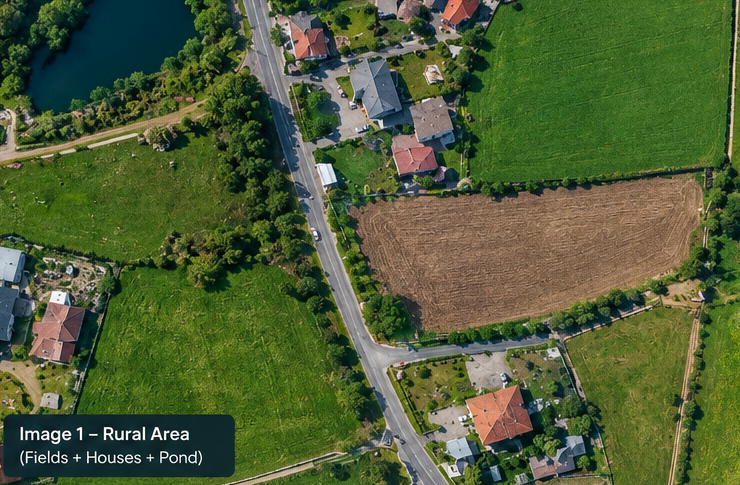
#> input picture test_assets/image_a_rural.png, 740 x 485 px, found by its file name
$ python test_water_filter.py
#> lines starting #> are read from the running program, lines starting #| are printed output that depends on the picture; after the words box and inside, x2 and y2 are one past the last pixel; in counts of white or black regions, pixels touching at a corner belong together
import cv2
import numpy as np

images = [
    ("A_rural", "test_assets/image_a_rural.png"),
    ("B_urban", "test_assets/image_b_urban.png"),
    ("C_coastal", "test_assets/image_c_coastal.png"),
    ("D_agricultural", "test_assets/image_d_agricultural.png")
]

for label, path in images:
    img = cv2.imread(path)
#> img is the input picture: shape (485, 740, 3); mean B, G, R 54.1, 94.2, 79.4
    h, w = img.shape[:2]
#> h = 485; w = 740
    total_area = float(w * h)
#> total_area = 358900

    hsv = cv2.cvtColor(img, cv2.COLOR_BGR2HSV)
#> hsv: shape (485, 740, 3); mean H, S, V 49.7, 145.9, 100.7
    b = img[:, :, 0].astype(np.float32)
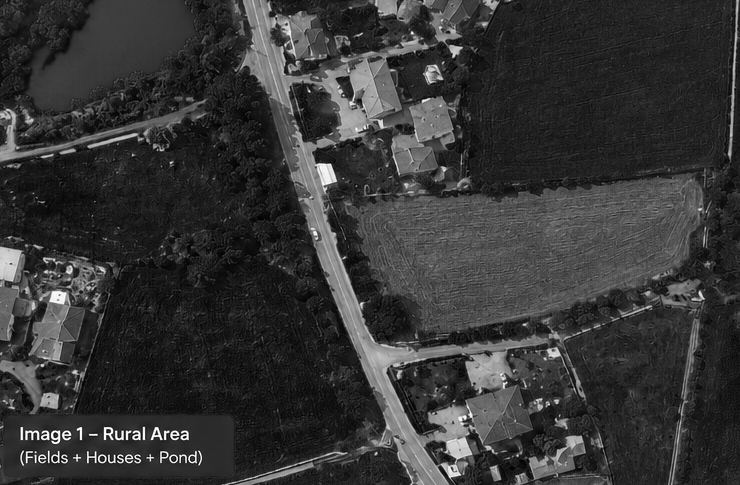
#> b: shape (485, 740) float32; min 0, max 255, mean 54.1
    g = img[:, :, 1].astype(np.float32)
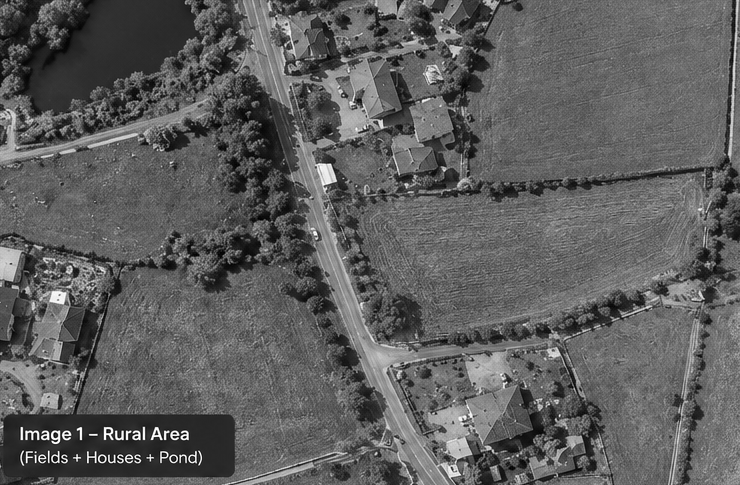
#> g: shape (485, 740) float32; min 0, max 255, mean 94.2
    r = img[:, :, 2].astype(np.float32)
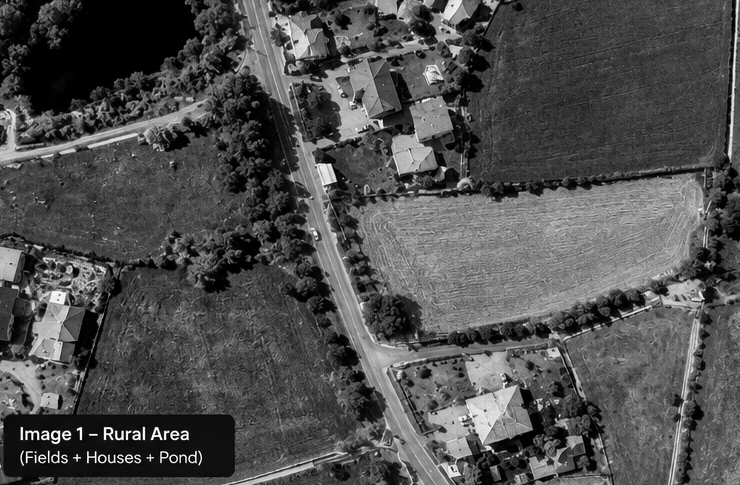
#> r: shape (485, 740) float32; min 0, max 255, mean 79.4

    # Spectral water filter: must have low red, high blue dominance
    is_water = (hsv[:, :, 0] >= 85) & (hsv[:, :, 0] <= 135) & (hsv[:, :, 1] >= 75) & (b > r * 1.5 + 20) & (b >= g - 10) & (r < 28)
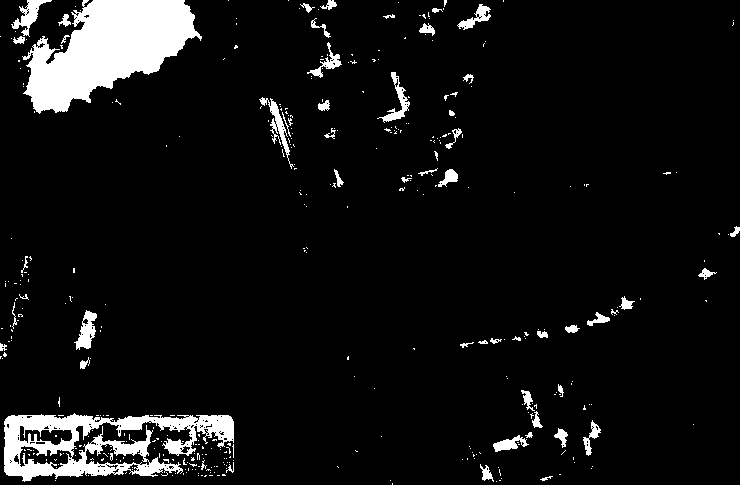
#> is_water: shape (485, 740) bool; 7.1% white; 388 white regions (333 under 20 px), largest, box (x1, y1, x2, y2) and area: (22, 0, 202, 114) 11438, (4, 413, 234, 482) 7416, (11, 0, 52, 37) 496
    water_mask_raw = is_water.astype(np.uint8) * 255

    kernel_w = cv2.getStructuringElement(cv2.MORPH_ELLIPSE, (11, 11))
    water_clean = cv2.morphologyEx(water_mask_raw, cv2.MORPH_OPEN, kernel_w)
#> water_clean: shape (485, 740); 4.2% white; 15 white regions, largest, box (x1, y1, x2, y2) and area: (27, 0, 195, 112) 10956, (4, 414, 90, 461) 1447, (4, 462, 54, 480) 606
    water_clean = cv2.morphologyEx(water_clean, cv2.MORPH_CLOSE, cv2.getStructuringElement(cv2.MORPH_ELLIPSE, (15, 15)))
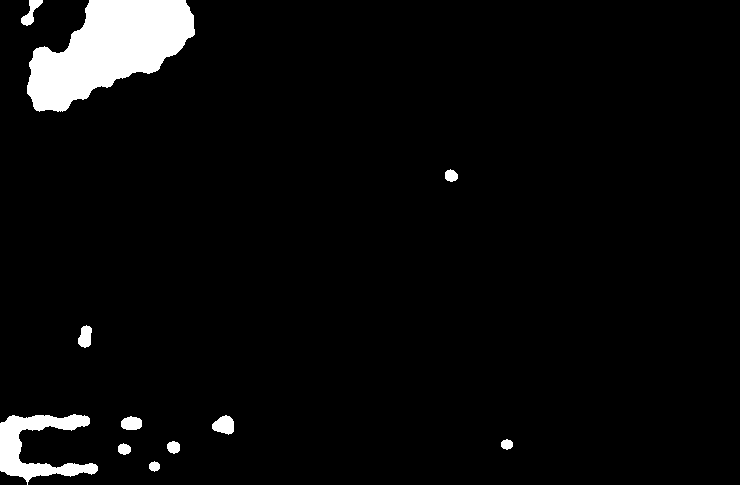
#> water_clean: shape (485, 740); 4.3% white; 11 white regions

    gray = cv2.cvtColor(img, cv2.COLOR_BGR2GRAY)
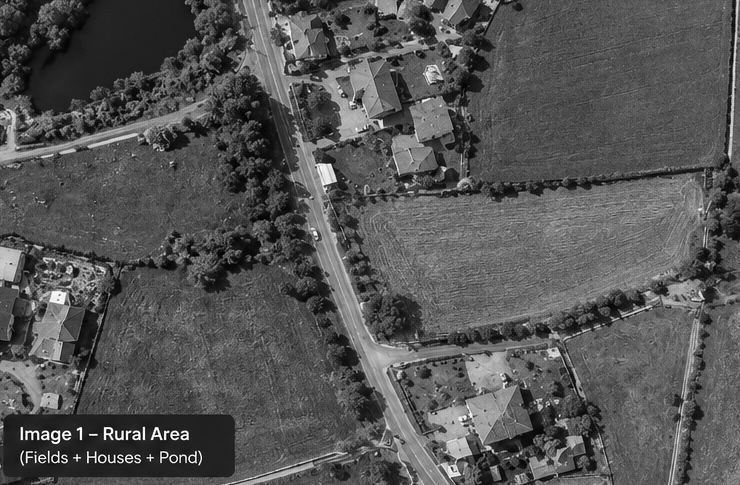
#> gray: shape (485, 740); min 0, max 255, mean 85.2
    cnts, _ = cv2.findContours(water_clean, cv2.RETR_EXTERNAL, cv2.CHAIN_APPROX_SIMPLE)
#> cnts = 11 contours; largest, box (x1, y1, x2, y2) and area: (27, 0, 195, 112) 10883, (0, 414, 98, 485) 2684, (212, 415, 234, 435) 284, (121, 416, 142, 430) 212, (78, 325, 92, 348) 208

    verified_water = []
    for c in cnts:
        area = cv2.contourArea(c)
        if area < max(600, total_area * 0.005):
            continue
        mask_c = np.zeros((h, w), dtype=np.uint8)
        cv2.drawContours(mask_c, [c], -1, 255, -1)
        pts_gray = gray[mask_c > 0]
        std_val = float(np.std(pts_gray))
        mean_r = float(np.mean(r[mask_c > 0]))
        mean_b = float(np.mean(b[mask_c > 0]))
        rect = cv2.minAreaRect(c)
        rw, rh = rect[1]
        aspect = max(rw, rh) / max(1.0, min(rw, rh))

        # Smooth surface check (water is specular and smooth, unlike rough ground or shadow)
        if std_val < 26.0 and mean_r < 20.0:
            verified_water.append((round(area), round(std_val, 1), round(mean_b, 1), round(mean_r, 1), round(aspect, 1)))
#> this loop made 11 passes
#> area on passes 1, 2, 3, 4, 5, 6, 8, 9, 11: 74, 100.5, 113.5, 84, 212.5, 283.5, 208.5, 110, 207.5
#> (area, std_val, mean_r, mean_b, rect, rw, rh, aspect) on passes 7, 10: (2683.5, 18.62, 18.93, 46.18, ((48.19, 449), (97.05, 69.24), -0.939), 97.05, 69.24, 1.4), (10883, 5.53, 0.659, 55.51, ((105.1, 42.8), (183.3, 91.39), -23.43), 183.3, 91.39, 2.01)
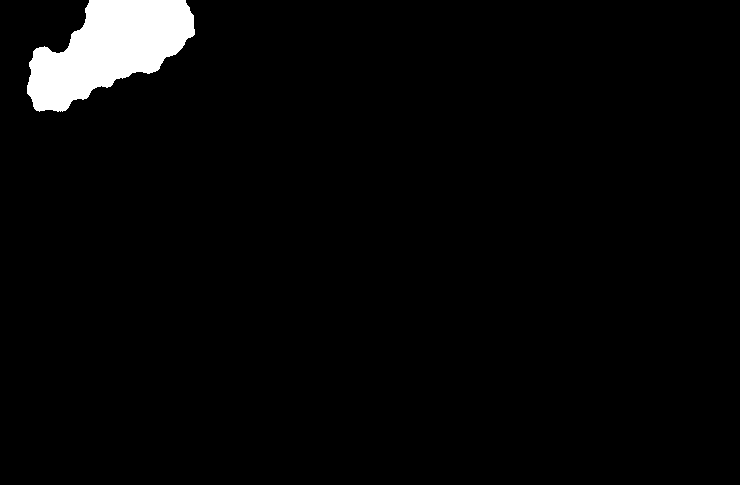
#> mask_c: shape (485, 740); 3.1% white; 1 white region, box (x1, y1, x2, y2) and area: (27, 0, 195, 112) 11109
#> after the loop, verified_water = [(2684, 18.6, 46.2, 18.9, 1.4), (10883, 5.5, 55.5, 0.7, 2)]

    print(f"=== {label} Water Bodies: {len(verified_water)} ===")
#| === A_rural Water Bodies: 2 ===
    for vw in verified_water:
        print(f"  Area={vw[0]} ({vw[0]/total_area*100:.1f}%), std={vw[1]}, B={vw[2]}, R={vw[3]}, aspect={vw[4]}")
#> this loop made 2 passes
#|   Area=2684 (0.7%), std=18.6, B=46.2, R=18.9, aspect=1.4
#|   Area=10883 (3.0%), std=5.5, B=55.5, R=0.7, aspect=2.0
#> pass 2 of the loop `for label, path in images:`:
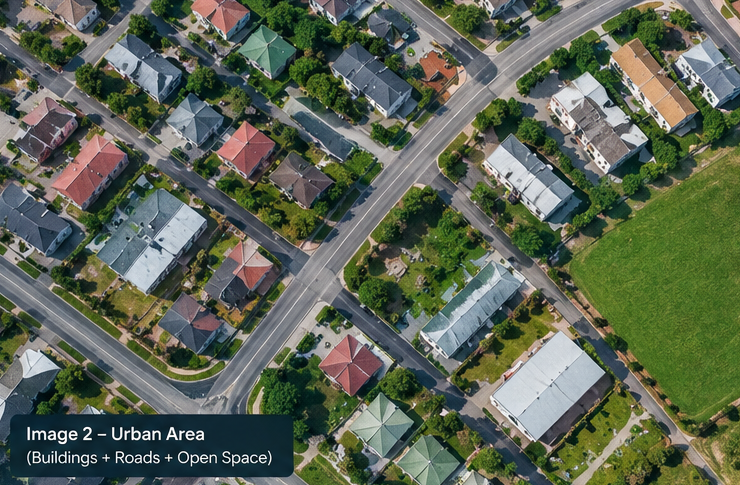
#> input picture test_assets/image_b_urban.png, 740 x 485 px, found by its file name
#> img is the input picture: shape (485, 740, 3); mean B, G, R 84.3, 101.4, 92.4
#> hsv: shape (485, 740, 3); mean H, S, V 69.6, 96.3, 108.7
#> `is_water = (hsv[:, :, 0] >= 85) & (hsv[:, :, 0] <= 135) & (hsv[:, :, 1..`:
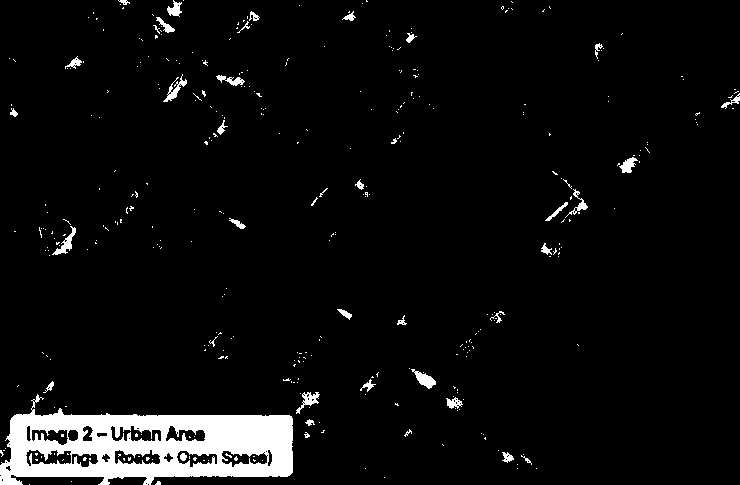
#> is_water: shape (485, 740) bool; 5.2% white; 367 white regions (328 under 20 px), largest, box (x1, y1, x2, y2) and area: (0, 394, 293, 485) 14678, (411, 369, 436, 389) 218, (52, 226, 76, 255) 206
#> `water_clean = cv2.morphologyEx(water_clean, cv2.MORPH_CLOSE, cv2.getSt..`:
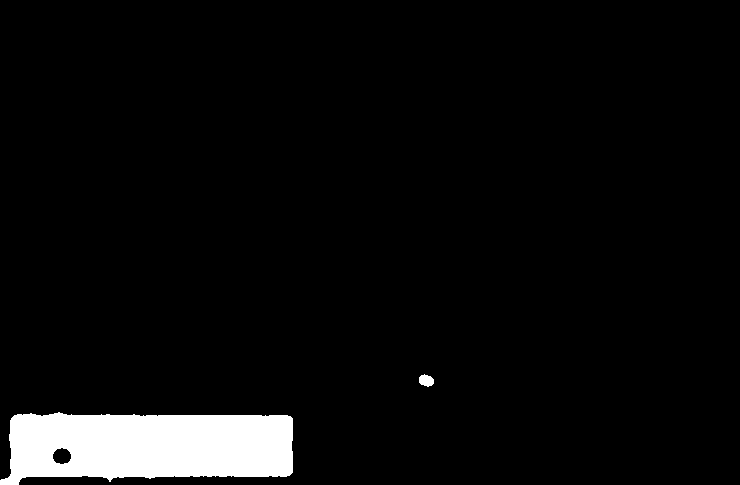
#> water_clean: shape (485, 740); 4.9% white; 2 white regions
#> cnts = 2 contours; box (x1, y1, x2, y2) and area: (0, 412, 293, 485) 17352, (419, 374, 434, 387) 122
#> the loop `for c in cnts:` made 2 passes
#> (area, std_val, mean_r, mean_b, rect, rw, rh, aspect) on pass 1: (17351.5, 55.1, 34.64, 66.83, ((145.8, 444.8), (293.8, 70.77), -1.71), 293.8, 70.77, 4.15)
#> after the loop `for c in cnts:`: verified_water = []
#| === B_urban Water Bodies: 0 ===
#> pass 3 of the loop `for label, path in images:`:
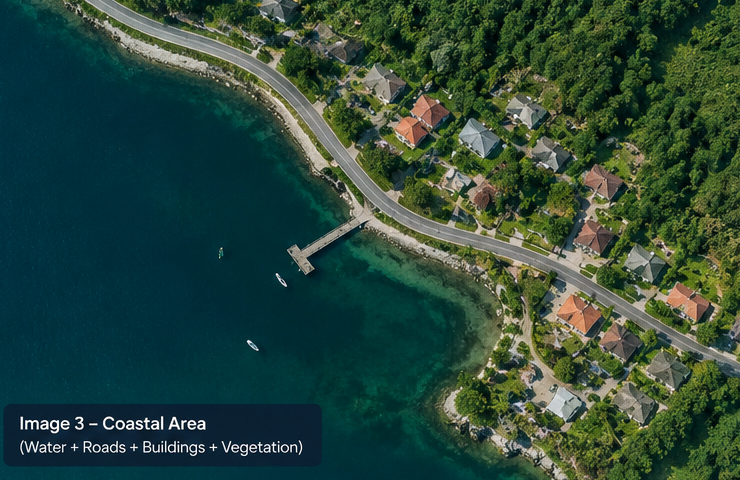
#> input picture test_assets/image_c_coastal.png, 740 x 480 px, found by its file name
#> img is the input picture: shape (480, 740, 3); mean B, G, R 58.8, 71.7, 43.5
#> hsv: shape (480, 740, 3); mean H, S, V 70.4, 173.8, 76.9
#> b: shape (480, 740) float32
#> g: shape (480, 740) float32
#> r: shape (480, 740) float32
#> `is_water = (hsv[:, :, 0] >= 85) & (hsv[:, :, 0] <= 135) & (hsv[:, :, 1..`:
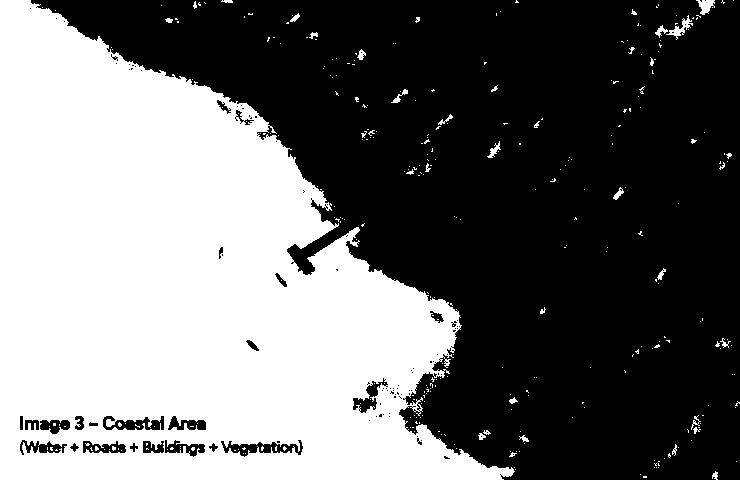
#> is_water: shape (480, 740) bool; 43.3% white; 326 white regions (295 under 20 px), largest, box (x1, y1, x2, y2) and area: (0, 0, 515, 480) 151484, (666, 15, 693, 40) 186, (696, 0, 715, 15) 166
#> gray: shape (480, 740)
#> cnts = 1 contour; box (x1, y1, x2, y2) and area: (0, 0, 502, 480) 153926
#> the loop `for c in cnts:` made 1 pass
#> (area, std_val, mean_r, mean_b, rect, rw, rh, aspect) on pass 1: (153926, 21.88, 5.24, 58.62, ((250.5, 239.5), (479, 501), -90), 479, 501, 1.05)
#> after the loop `for c in cnts:`:
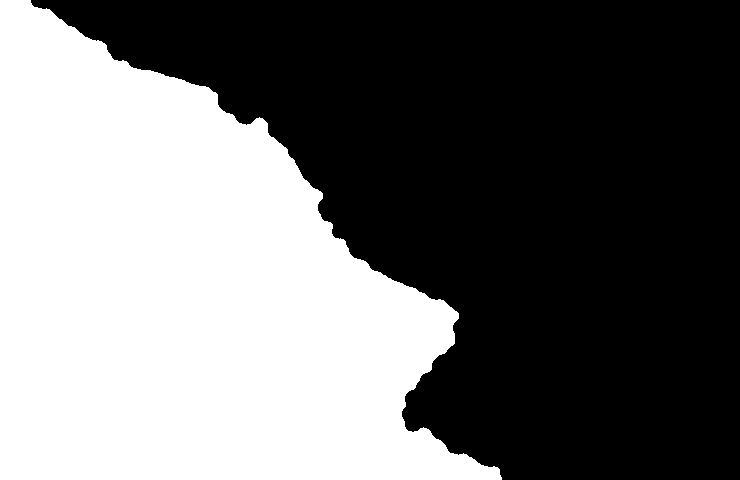
#> mask_c: shape (480, 740); 43.6% white; 1 white region, box (x1, y1, x2, y2) and area: (0, 0, 502, 480) 154812
#> after the loop `for c in cnts:`: verified_water = [(153926, 21.9, 58.6, 5.2, 1)]
#| === C_coastal Water Bodies: 1 ===
#> the loop `for vw in verified_water:` made 1 pass
#> (printed output is left out)
#> the loop made 4 passes; the first 3 are shown
